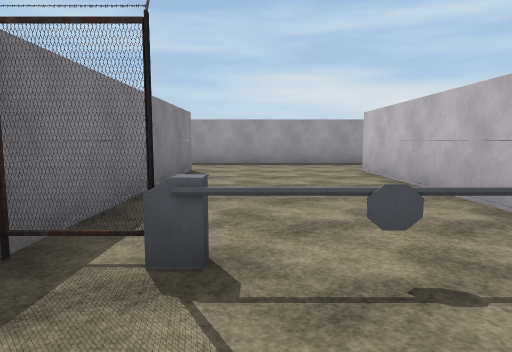
[1] (above)

17 first-person views from a walk through a 3-D level made in the Unity game engine. The camera is 1.4 m above the floor, tilts 6° down and sees 75° across. The floor is counted in squares, 2 m on a side. Each view is taken from the middle of a square. On the plan, view 1 faces up. The plan holds only what a view shows up to about 10 squares ahead; the rest is blank. The place goes on beyond the plan. The player is left out. Door leaves are left out, so doorways stand open. Some surface patterns are stand-ins.

[2]
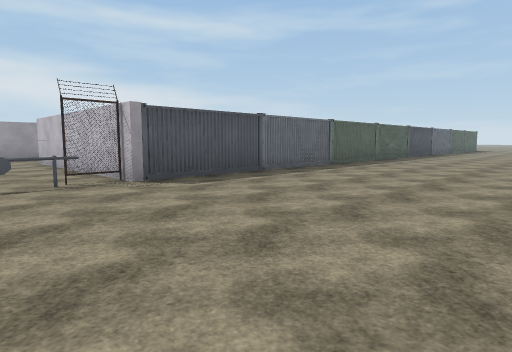

[3]
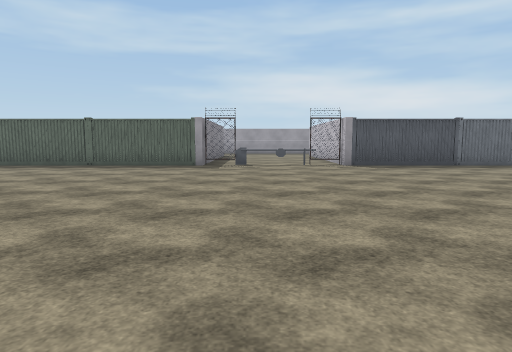

[4]
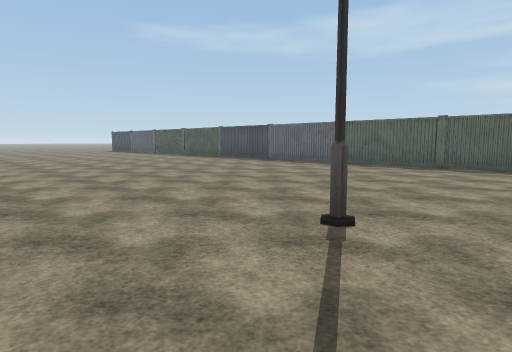

[5]
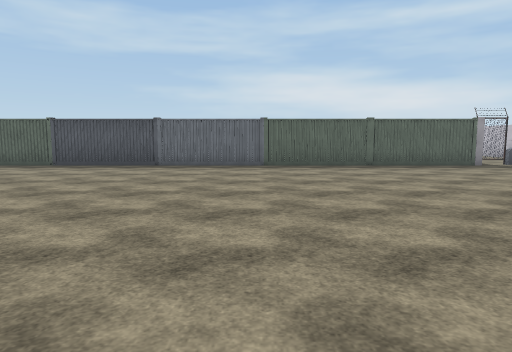

[6]
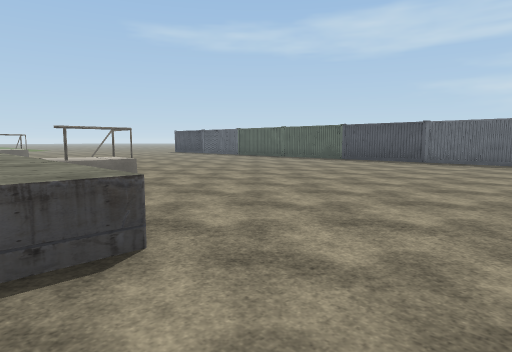

[7]
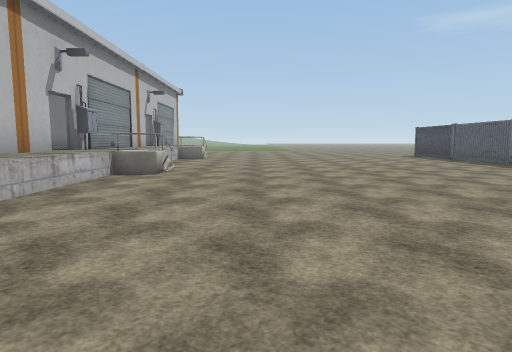

[8]
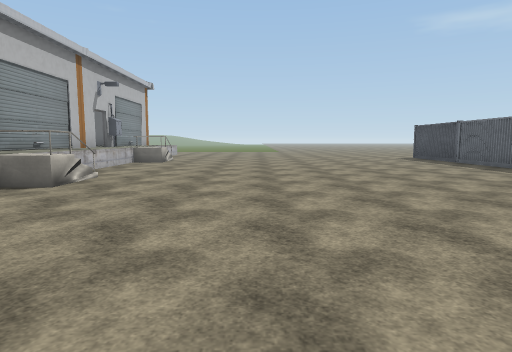

[9]
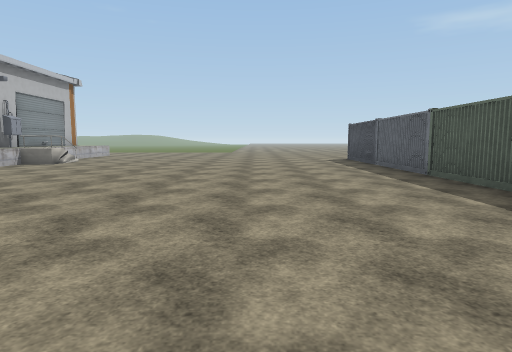

[10]
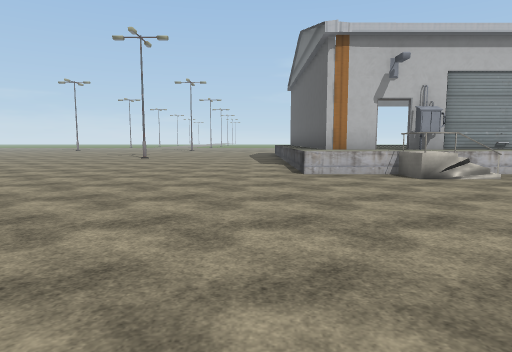

[11]
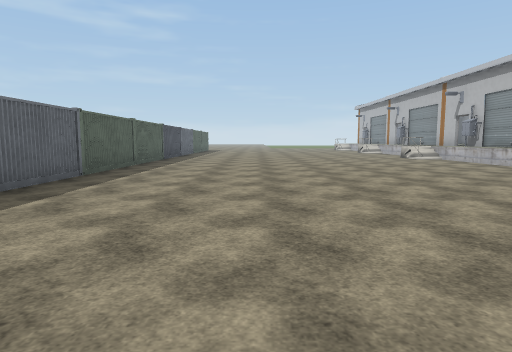

[12]
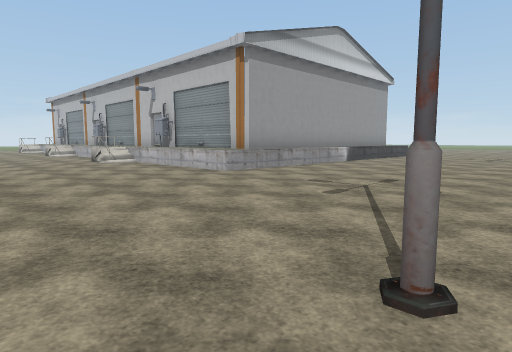

[13]
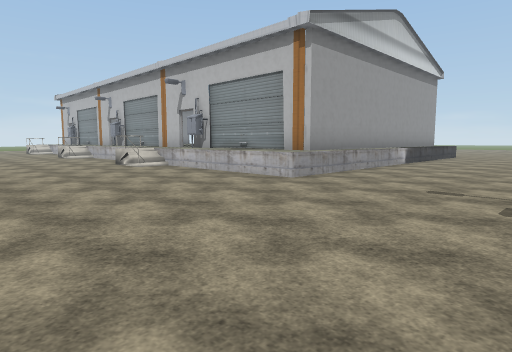

[14]
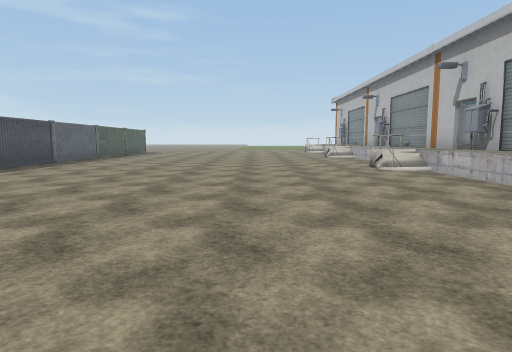

[15]
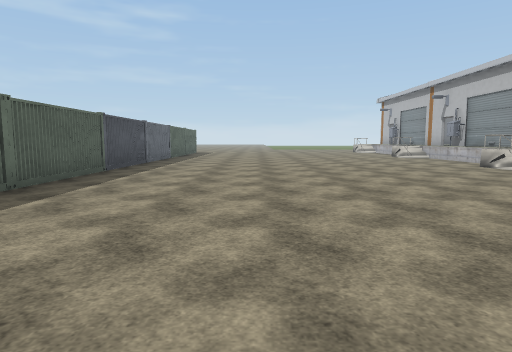

[16]
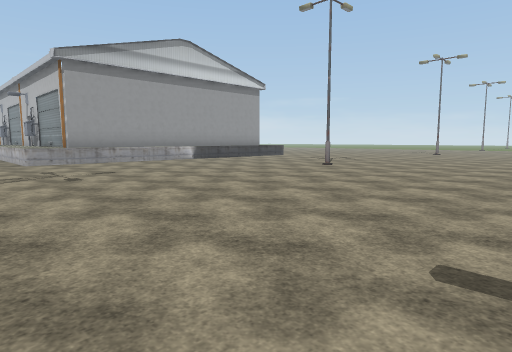

[17]
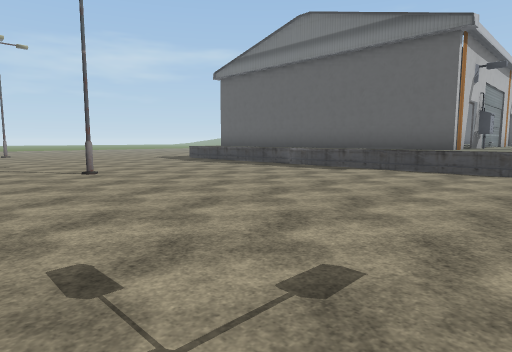

### Floor plan
Key: @ floor where view 1 was taken; # wall or solid block; . floor; D open door; = window, fence, low wall or low ledge; ^ raised ledge; F fence; O other object.
Columns run from 23 left of view 1 to 17 right of it. Each row starts with its distance up from view 1.
  9                       ....
  8                       ....
  7                      #....#
  6                      #....#
  5                      #....#
  4                      #....#
  3                     ##....##
  2 O#####O #O##O##O##O##OFOOFO#####O##O##O##
  1 .........................................
  0 .......................@.................
 -1 .........................................
 -2 .........................................
 -3 .........................................
 -4 .........................................
 -5 .........................................
 -6 ....................#.......#............
 -7 .........................................
 -8 #....##....##.........................##.
 -9 #=====#=====#==..................======#
-10  ####DD####DD#=..................#####DD#
-11              #=..................^#
-12              #=..................^#
-13              #=....... ..........^#
-14              #=....... ..........^#

Positions as (right, up) in squares from view 1, and headings:
1: (0, 0), facing up
2: (0, -4), facing up-right
3: (0, -8), facing up
4: (-2, -8), facing up-left
5: (-8, -8), facing up
6: (-7, -10), facing up-left
7: (-10, -6), facing left
8: (-12, -5), facing left
9: (-13, -2), facing left
10: (-8, -2), facing down
11: (2, -2), facing right
12: (4, -4), facing down-right
13: (6, -4), facing down-right
14: (7, -5), facing right
15: (7, -2), facing right
16: (-1, -7), facing down-right
17: (-1, -8), facing down-left
